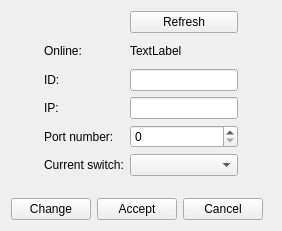
<?xml version="1.0" encoding="UTF-8"?>
<ui version="4.0">
 <class>VMTDNodeForm</class>
 <widget class="QWidget" name="VMTDNodeForm">
  <property name="geometry">
   <rect>
    <x>0</x>
    <y>0</y>
    <width>282</width>
    <height>231</height>
   </rect>
  </property>
  <property name="windowTitle">
   <string>Form</string>
  </property>
  <layout class="QVBoxLayout" name="verticalLayout">
   <item>
    <layout class="QHBoxLayout" name="_9">
     <property name="spacing">
      <number>0</number>
     </property>
     <item>
      <spacer name="_1">
       <property name="orientation">
        <enum>Qt::Horizontal</enum>
       </property>
       <property name="sizeHint" stdset="0">
        <size>
         <width>0</width>
         <height>20</height>
        </size>
       </property>
      </spacer>
     </item>
     <item>
      <widget class="QWidget" name="wMain" native="true">
       <layout class="QGridLayout" name="gridLayout">
        <property name="leftMargin">
         <number>0</number>
        </property>
        <property name="topMargin">
         <number>0</number>
        </property>
        <property name="rightMargin">
         <number>0</number>
        </property>
        <property name="bottomMargin">
         <number>0</number>
        </property>
        <item row="3" column="0">
         <widget class="QLabel" name="_6">
          <property name="text">
           <string>IP:</string>
          </property>
         </widget>
        </item>
        <item row="3" column="1">
         <widget class="QLineEdit" name="leIp"/>
        </item>
        <item row="5" column="1">
         <widget class="QComboBox" name="cbCurrentSwitch"/>
        </item>
        <item row="0" column="1">
         <widget class="QPushButton" name="pbRefresh">
          <property name="text">
           <string>Refresh</string>
          </property>
         </widget>
        </item>
        <item row="2" column="0">
         <widget class="QLabel" name="_5">
          <property name="text">
           <string>ID:</string>
          </property>
         </widget>
        </item>
        <item row="5" column="0">
         <widget class="QLabel" name="_8">
          <property name="text">
           <string>Current switch:</string>
          </property>
         </widget>
        </item>
        <item row="4" column="0">
         <widget class="QLabel" name="_7">
          <property name="text">
           <string>Port number:</string>
          </property>
         </widget>
        </item>
        <item row="4" column="1">
         <widget class="QSpinBox" name="sbPortNumber"/>
        </item>
        <item row="2" column="1">
         <widget class="QLineEdit" name="leIdentificator"/>
        </item>
        <item row="1" column="0">
         <widget class="QLabel" name="_3">
          <property name="text">
           <string>Online:</string>
          </property>
         </widget>
        </item>
        <item row="1" column="1">
         <widget class="QLabel" name="lbOnline">
          <property name="minimumSize">
           <size>
            <width>0</width>
            <height>24</height>
           </size>
          </property>
          <property name="text">
           <string>TextLabel</string>
          </property>
         </widget>
        </item>
       </layout>
      </widget>
     </item>
     <item>
      <spacer name="_2">
       <property name="orientation">
        <enum>Qt::Horizontal</enum>
       </property>
       <property name="sizeHint" stdset="0">
        <size>
         <width>0</width>
         <height>20</height>
        </size>
       </property>
      </spacer>
     </item>
    </layout>
   </item>
   <item>
    <spacer name="_10">
     <property name="orientation">
      <enum>Qt::Vertical</enum>
     </property>
     <property name="sizeHint" stdset="0">
      <size>
       <width>20</width>
       <height>40</height>
      </size>
     </property>
    </spacer>
   </item>
   <item>
    <widget class="QWidget" name="wMange" native="true">
     <layout class="QHBoxLayout" name="horizontalLayout_2">
      <property name="leftMargin">
       <number>0</number>
      </property>
      <property name="topMargin">
       <number>0</number>
      </property>
      <property name="rightMargin">
       <number>0</number>
      </property>
      <property name="bottomMargin">
       <number>0</number>
      </property>
      <item>
       <spacer name="_11">
        <property name="orientation">
         <enum>Qt::Horizontal</enum>
        </property>
        <property name="sizeHint" stdset="0">
         <size>
          <width>4</width>
          <height>20</height>
         </size>
        </property>
       </spacer>
      </item>
      <item>
       <widget class="QPushButton" name="pbChange">
        <property name="text">
         <string>Change</string>
        </property>
       </widget>
      </item>
      <item>
       <widget class="QPushButton" name="pbAccept">
        <property name="text">
         <string>Accept</string>
        </property>
       </widget>
      </item>
      <item>
       <widget class="QPushButton" name="pbCancel">
        <property name="text">
         <string>Cancel</string>
        </property>
       </widget>
      </item>
      <item>
       <spacer name="_12">
        <property name="orientation">
         <enum>Qt::Horizontal</enum>
        </property>
        <property name="sizeHint" stdset="0">
         <size>
          <width>40</width>
          <height>20</height>
         </size>
        </property>
       </spacer>
      </item>
     </layout>
    </widget>
   </item>
  </layout>
 </widget>
 <resources/>
 <connections/>
</ui>
